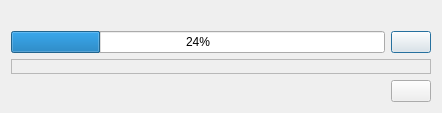
<ui version="4.0" >
 <class>GDebiKDEInstallDialog</class>
 <widget class="QDialog" name="GDebiKDEInstallDialog" >
  <property name="geometry" >
   <rect>
    <x>0</x>
    <y>0</y>
    <width>442</width>
    <height>113</height>
   </rect>
  </property>
  <property name="sizePolicy" >
   <sizepolicy vsizetype="Preferred" hsizetype="Preferred" >
    <horstretch>0</horstretch>
    <verstretch>0</verstretch>
   </sizepolicy>
  </property>
  <property name="windowTitle" >
   <string>Installing</string>
  </property>
  <layout class="QVBoxLayout" >
   <item>
    <layout class="QVBoxLayout" >
     <item>
      <widget class="QLabel" name="installingLabel" >
       <property name="sizePolicy" >
        <sizepolicy vsizetype="Maximum" hsizetype="Minimum" >
         <horstretch>0</horstretch>
         <verstretch>0</verstretch>
        </sizepolicy>
       </property>
       <property name="text" >
        <string/>
       </property>
       <property name="wordWrap" >
        <bool>false</bool>
       </property>
      </widget>
     </item>
     <item>
      <layout class="QHBoxLayout" >
       <item>
        <widget class="QProgressBar" name="installationProgress" >
         <property name="value" >
          <number>24</number>
         </property>
        </widget>
       </item>
       <item>
        <widget class="QPushButton" name="showDetailsButton" >
         <property name="text" >
          <string/>
         </property>
         <property name="shortcut" >
          <string/>
         </property>
        </widget>
       </item>
      </layout>
     </item>
    </layout>
   </item>
   <item>
    <widget class="QFrame" name="konsoleFrame" >
     <property name="frameShape" >
      <enum>QFrame::StyledPanel</enum>
     </property>
     <property name="frameShadow" >
      <enum>QFrame::Raised</enum>
     </property>
    </widget>
   </item>
   <item>
    <layout class="QHBoxLayout" >
     <item>
      <spacer name="spacer6" >
       <property name="orientation" >
        <enum>Qt::Horizontal</enum>
       </property>
       <property name="sizeType" >
        <enum>QSizePolicy::Expanding</enum>
       </property>
       <property name="sizeHint" stdset="0" >
        <size>
         <width>291</width>
         <height>20</height>
        </size>
       </property>
      </spacer>
     </item>
     <item>
      <widget class="QPushButton" name="closeButton" >
       <property name="text" >
        <string/>
       </property>
       <property name="shortcut" >
        <string/>
       </property>
      </widget>
     </item>
    </layout>
   </item>
  </layout>
 </widget>
 <layoutdefault spacing="6" margin="11" />
 <pixmapfunction>qPixmapFromMimeSource</pixmapfunction>
 <resources/>
 <connections>
  <connection>
   <sender>showDetailsButton</sender>
   <signal>clicked()</signal>
   <receiver>GDebiKDEInstallDialog</receiver>
   <slot>showTerminal()</slot>
   <hints>
    <hint type="sourcelabel" >
     <x>20</x>
     <y>20</y>
    </hint>
    <hint type="destinationlabel" >
     <x>20</x>
     <y>20</y>
    </hint>
   </hints>
  </connection>
  <connection>
   <sender>closeButton</sender>
   <signal>clicked()</signal>
   <receiver>GDebiKDEInstallDialog</receiver>
   <slot>closeButtonClicked()</slot>
   <hints>
    <hint type="sourcelabel" >
     <x>20</x>
     <y>20</y>
    </hint>
    <hint type="destinationlabel" >
     <x>20</x>
     <y>20</y>
    </hint>
   </hints>
  </connection>
 </connections>
</ui>
